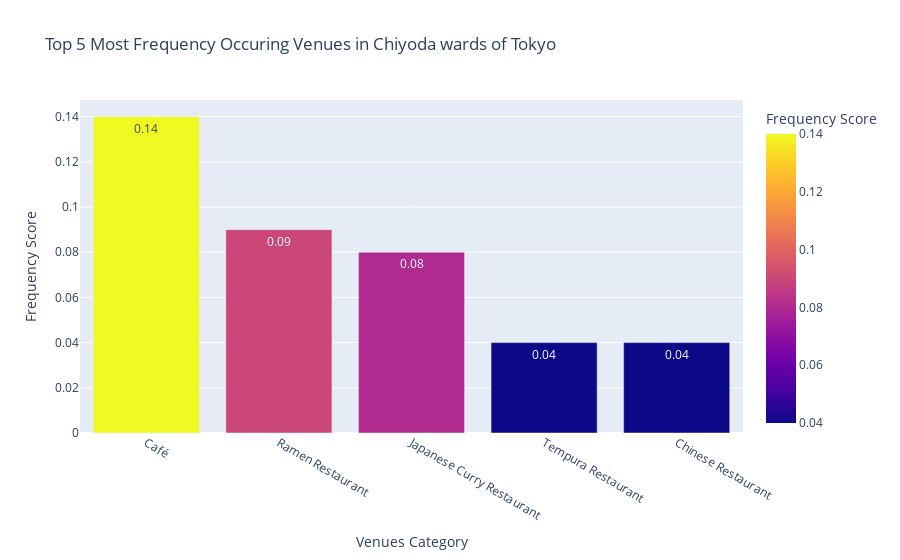
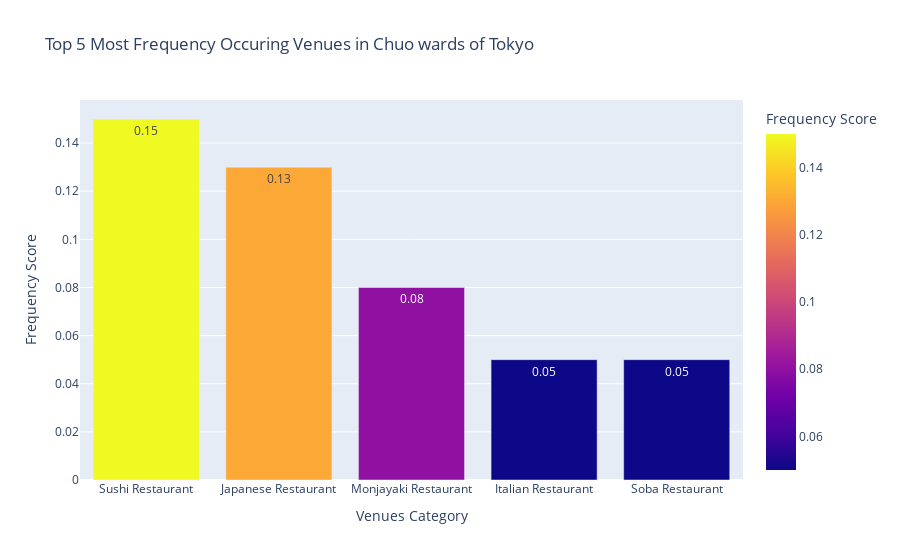
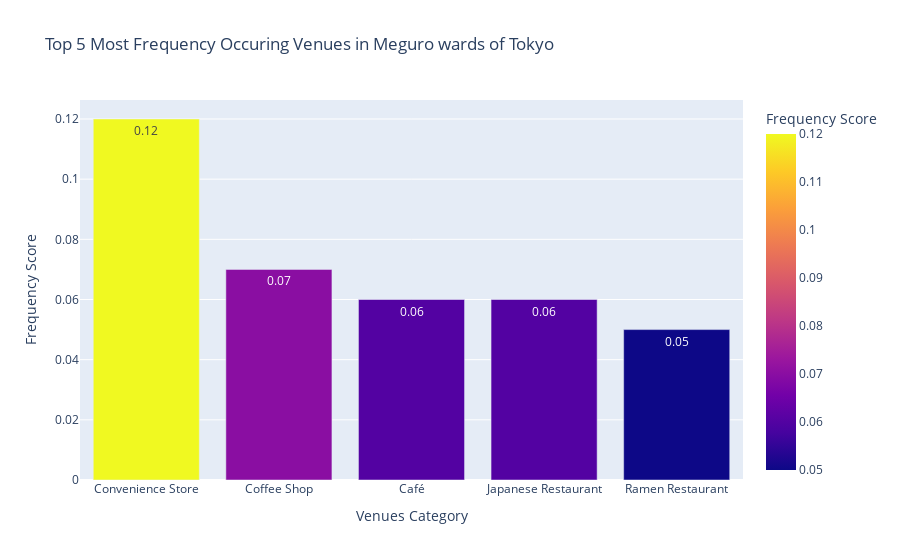
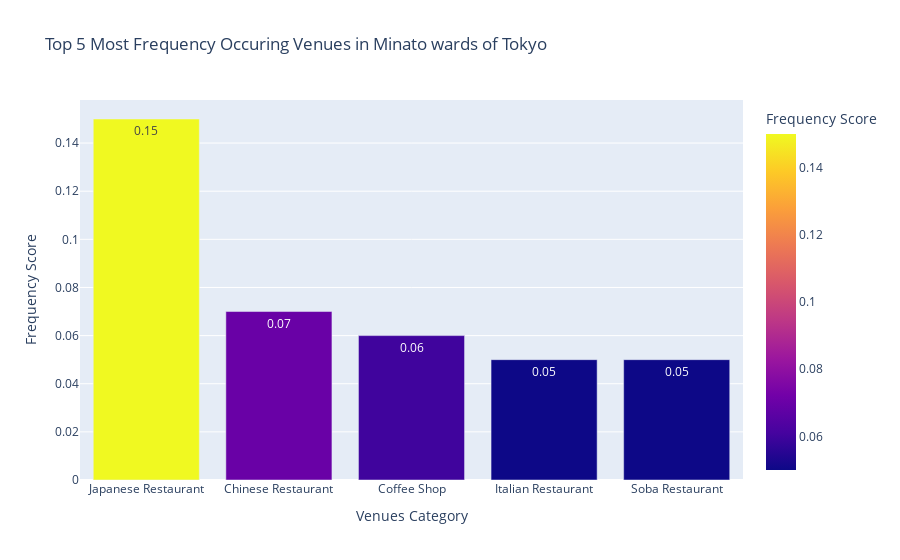

These figures' notebook cell, in order:
### Code cell
# display top 5 venues common of each ward in bar charts
for df_top5 in df_tko_venues_top5_list:
    # draw bar chart
    fig = px.bar(df_top5[1], 
                x='Venue Category', 
                y='Frequency Score',
                color='Frequency Score',
                title="Top 5 Most Frequency Occuring Venues in {} wards of Tokyo".format(df_top5[0]),
                labels={'Venue Category': 'Venues Category', 'Frequency Score':'Frequency Score'},
                text='Frequency Score'
    ) 
    fig.show()

### Figure 1 — Plotly figure (JSON) as saved in the notebook; plotly's stock layout.template omitted (floating-point values rounded to 4 significant figures)
{"data": [{"alignmentgroup": "True", "hovertemplate": "Venues Category=%{x}<br>Frequency Score=%{marker.color}<extra></extra>", "legendgroup": "", "marker": {"color": [0.14, 0.09, 0.08, 0.04, 0.04], "coloraxis": "coloraxis", "pattern": {"shape": ""}}, "name": "", "offsetgroup": "", "orientation": "v", "showlegend": false, "text": [0.14, 0.09, 0.08, 0.04, 0.04], "textposition": "auto", "type": "bar", "x": ["Café", "Ramen Restaurant", "Japanese Curry Restaurant", "Tempura Restaurant", "Chinese Restaurant"], "xaxis": "x", "y": [0.14, 0.09, 0.08, 0.04, 0.04], "yaxis": "y"}], "layout": {"barmode": "relative", "coloraxis": {"colorbar": {"title": {"text": "Frequency Score"}}, "colorscale": [[0, "#0d0887"], [0.1111, "#46039f"], [0.2222, "#7201a8"], [0.3333, "#9c179e"], [0.4444, "#bd3786"], [0.5556, "#d8576b"], [0.6667, "#ed7953"], [0.7778, "#fb9f3a"], [0.8889, "#fdca26"], [1, "#f0f921"]]}, "legend": {"tracegroupgap": 0}, "title": {"text": "Top 5 Most Frequency Occuring Venues in Chiyoda wards of Tokyo"}, "xaxis": {"anchor": "y", "domain": [0, 1], "title": {"text": "Venues Category"}}, "yaxis": {"anchor": "x", "domain": [0, 1], "title": {"text": "Frequency Score"}}}}

### Figure 2 — Plotly figure (JSON) as saved in the notebook; plotly's stock layout.template omitted (floating-point values rounded to 4 significant figures)
{"data": [{"alignmentgroup": "True", "hovertemplate": "Venues Category=%{x}<br>Frequency Score=%{marker.color}<extra></extra>", "legendgroup": "", "marker": {"color": [0.15, 0.13, 0.08, 0.05, 0.05], "coloraxis": "coloraxis", "pattern": {"shape": ""}}, "name": "", "offsetgroup": "", "orientation": "v", "showlegend": false, "text": [0.15, 0.13, 0.08, 0.05, 0.05], "textposition": "auto", "type": "bar", "x": ["Sushi Restaurant", "Japanese Restaurant", "Monjayaki Restaurant", "Italian Restaurant", "Soba Restaurant"], "xaxis": "x", "y": [0.15, 0.13, 0.08, 0.05, 0.05], "yaxis": "y"}], "layout": {"barmode": "relative", "coloraxis": {"colorbar": {"title": {"text": "Frequency Score"}}, "colorscale": [[0, "#0d0887"], [0.1111, "#46039f"], [0.2222, "#7201a8"], [0.3333, "#9c179e"], [0.4444, "#bd3786"], [0.5556, "#d8576b"], [0.6667, "#ed7953"], [0.7778, "#fb9f3a"], [0.8889, "#fdca26"], [1, "#f0f921"]]}, "legend": {"tracegroupgap": 0}, "title": {"text": "Top 5 Most Frequency Occuring Venues in Chuo wards of Tokyo"}, "xaxis": {"anchor": "y", "domain": [0, 1], "title": {"text": "Venues Category"}}, "yaxis": {"anchor": "x", "domain": [0, 1], "title": {"text": "Frequency Score"}}}}

### Figure 3 — Plotly figure (JSON) as saved in the notebook; plotly's stock layout.template omitted (floating-point values rounded to 4 significant figures)
{"data": [{"alignmentgroup": "True", "hovertemplate": "Venues Category=%{x}<br>Frequency Score=%{marker.color}<extra></extra>", "legendgroup": "", "marker": {"color": [0.12, 0.07, 0.06, 0.06, 0.05], "coloraxis": "coloraxis", "pattern": {"shape": ""}}, "name": "", "offsetgroup": "", "orientation": "v", "showlegend": false, "text": [0.12, 0.07, 0.06, 0.06, 0.05], "textposition": "auto", "type": "bar", "x": ["Convenience Store", "Coffee Shop", "Café", "Japanese Restaurant", "Ramen Restaurant"], "xaxis": "x", "y": [0.12, 0.07, 0.06, 0.06, 0.05], "yaxis": "y"}], "layout": {"barmode": "relative", "coloraxis": {"colorbar": {"title": {"text": "Frequency Score"}}, "colorscale": [[0, "#0d0887"], [0.1111, "#46039f"], [0.2222, "#7201a8"], [0.3333, "#9c179e"], [0.4444, "#bd3786"], [0.5556, "#d8576b"], [0.6667, "#ed7953"], [0.7778, "#fb9f3a"], [0.8889, "#fdca26"], [1, "#f0f921"]]}, "legend": {"tracegroupgap": 0}, "title": {"text": "Top 5 Most Frequency Occuring Venues in Meguro wards of Tokyo"}, "xaxis": {"anchor": "y", "domain": [0, 1], "title": {"text": "Venues Category"}}, "yaxis": {"anchor": "x", "domain": [0, 1], "title": {"text": "Frequency Score"}}}}

### Figure 4 — Plotly figure (JSON) as saved in the notebook; plotly's stock layout.template omitted (floating-point values rounded to 4 significant figures)
{"data": [{"alignmentgroup": "True", "hovertemplate": "Venues Category=%{x}<br>Frequency Score=%{marker.color}<extra></extra>", "legendgroup": "", "marker": {"color": [0.15, 0.07, 0.06, 0.05, 0.05], "coloraxis": "coloraxis", "pattern": {"shape": ""}}, "name": "", "offsetgroup": "", "orientation": "v", "showlegend": false, "text": [0.15, 0.07, 0.06, 0.05, 0.05], "textposition": "auto", "type": "bar", "x": ["Japanese Restaurant", "Chinese Restaurant", "Coffee Shop", "Italian Restaurant", "Soba Restaurant"], "xaxis": "x", "y": [0.15, 0.07, 0.06, 0.05, 0.05], "yaxis": "y"}], "layout": {"barmode": "relative", "coloraxis": {"colorbar": {"title": {"text": "Frequency Score"}}, "colorscale": [[0, "#0d0887"], [0.1111, "#46039f"], [0.2222, "#7201a8"], [0.3333, "#9c179e"], [0.4444, "#bd3786"], [0.5556, "#d8576b"], [0.6667, "#ed7953"], [0.7778, "#fb9f3a"], [0.8889, "#fdca26"], [1, "#f0f921"]]}, "legend": {"tracegroupgap": 0}, "title": {"text": "Top 5 Most Frequency Occuring Venues in Minato wards of Tokyo"}, "xaxis": {"anchor": "y", "domain": [0, 1], "title": {"text": "Venues Category"}}, "yaxis": {"anchor": "x", "domain": [0, 1], "title": {"text": "Frequency Score"}}}}
